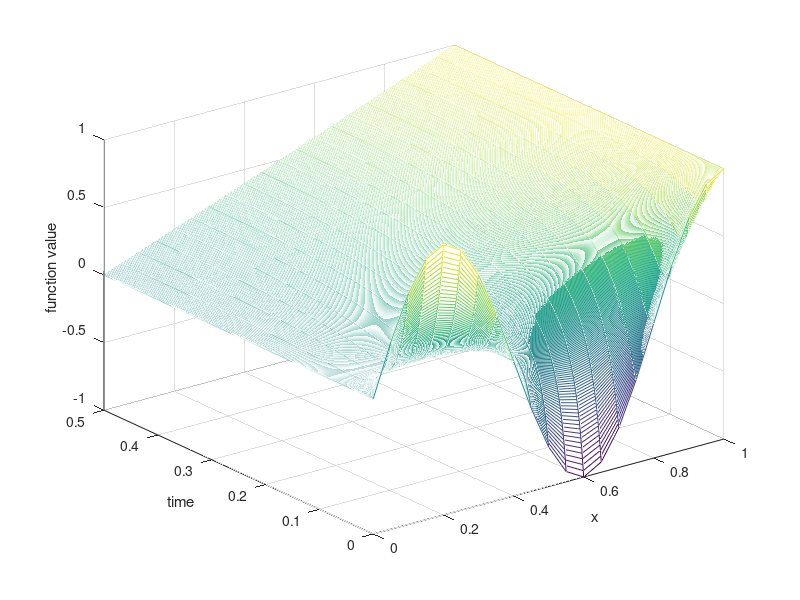

Source code (MATLAB):
%This script attempts solves the euqation for the second initial condition
%set and calculates the error in comparison with the exact solution.

%Create a grid with t e [0.05, 0.5]. x e [0.1]
%Stability with mu < 0.5. mu = (delta t)/(delta x)^2
mu = 0.3;
dX = 1/20;
dT = mu * dX^2;
%First requested plot
t = 0:dT:0.5;
%second requested plot.
%t = 0:deltaT:0.05;

x = 0:dX:1;

%Boundary conditions:
U = zeros(length(t),length(x));
%u(0,t) = 0;
U(:,1) = 0;
%u(1,t) = 1;
U(:,end) = 1;
%u(x,0) = sin(5*pi*x)/2;
%U(1,:) = sin(pi*x);
U(1,:) = sin(5*pi*x/2);


%Heat equation:
%u_t = u_xx
%Explicit Euler :
% U_(j+1)^n = U_j^n + mu *( U_(j+1)^n  - 2*U_j^n + U_(j-1)^n )

for n = 1:1:(length(t)-1)
    for j = 2:1:(length(x)-1)
        U(n+1,j) = U(n,j) + mu* ( U(n,j+1) - 2*U(n,j) + U(n,j-1));
    end
end

mesh(x,t,U)
%shading interp
%lighting phong
%surf(x,t,U)
xlabel('x')
ylabel('time')
zlabel('function value')
